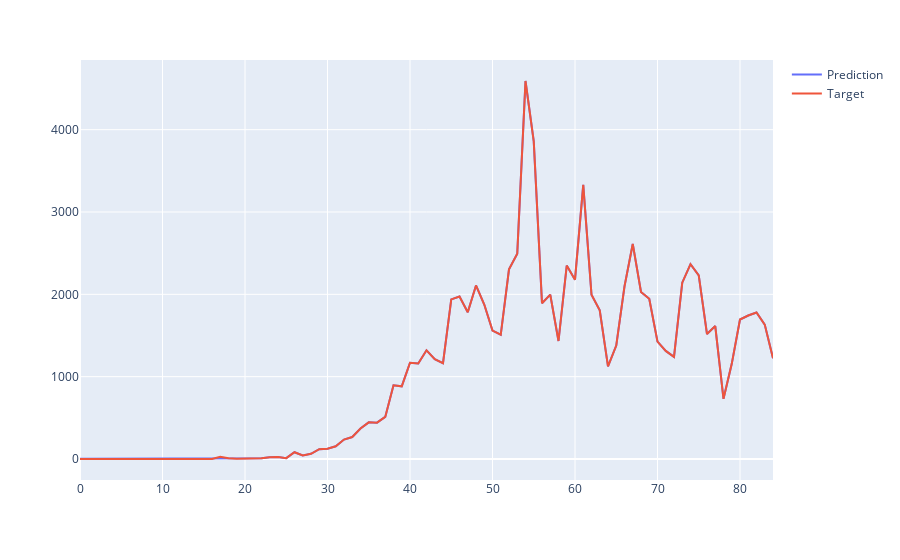

Here is the notebook cell this chart was saved with:
### Code cell
fig = px.line()
fig.add_scatter(y=df_Brazil_test['Prediction'],
                mode='lines',   name="Prediction")
fig.add_scatter(y=df_Brazil_test['Target'],
                mode='lines',   name="Target")
fig.show()

### Figure 1 — Plotly figure (JSON) as saved in the notebook; plotly's stock layout.template omitted (floating-point values rounded to 4 significant figures)
{"data": [{"mode": "lines", "name": "Prediction", "type": "scatter", "y": [1.559, 1.559, 1.559, 1.559, 1.559, 1.559, 1.559, 1.559, 1.559, 1.559, 1.559, 1.559, 1.559, 1.559, 1.559, 1.559, 1.559, 1.559, 8, 4, 7, 7, 9, 22, 23, 10, 82, 44, 63, 119, 125, 154, 236, 267, 370, 445, 441, 511, 895, 883, 1169, 1161, 1320, 1212, 1164, 1938, 1973, 1783, 2108, 1876, 1560, 1509, 2303, 2494, 4591, 3857, 1891, 1997, 1433, 2350, 2178, 3329, 1995, 1806, 1126, 1378, 2096, 2612, 2029, 1947, 1426, 1313, 1240, 2142, 2367, 2231, 1518, 1615, 731, 1156, 1694, 1743, 1779, 1632, 1224]}, {"mode": "lines", "name": "Target", "type": "scatter", "y": [0, 0, 0, 0, 0, 0, 0, 0, 0, 0, 0, 0, 0, 0, 0, 0, 0, 28, 8, 4, 7, 7, 9, 22, 23, 10, 82, 44, 63, 119, 125, 154, 236, 267, 370, 445, 441, 511, 895, 883, 1169, 1161, 1320, 1212, 1164, 1938, 1973, 1783, 2108, 1876, 1560, 1509, 2303, 2494, 4591, 3857, 1891, 1997, 1433, 2350, 2178, 3329, 1995, 1806, 1126, 1378, 2096, 2612, 2029, 1947, 1426, 1313, 1240, 2142, 2367, 2231, 1518, 1615, 731, 1156, 1694, 1743, 1779, 1632, 1224]}], "layout": {"legend": {"tracegroupgap": 0}, "margin": {"t": 60}, "xaxis": {"anchor": "y", "domain": [0, 1]}, "yaxis": {"anchor": "x", "domain": [0, 1]}}}
